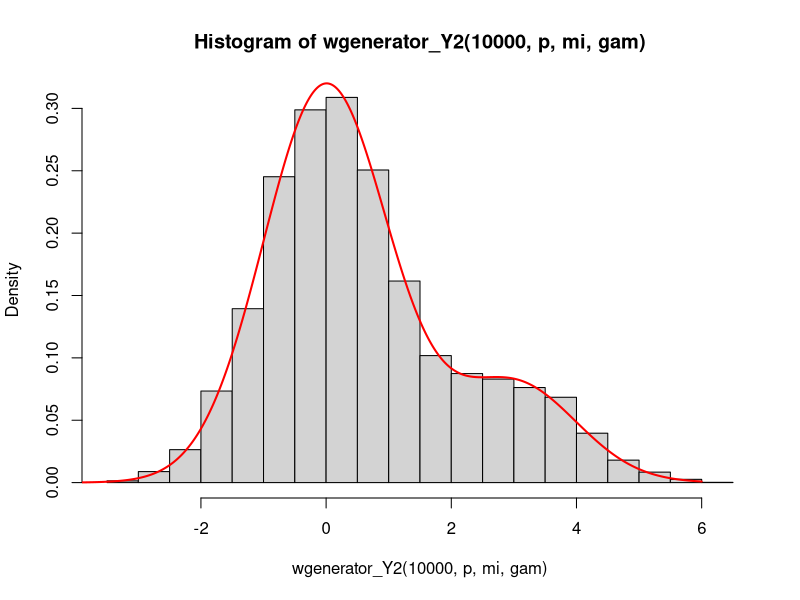
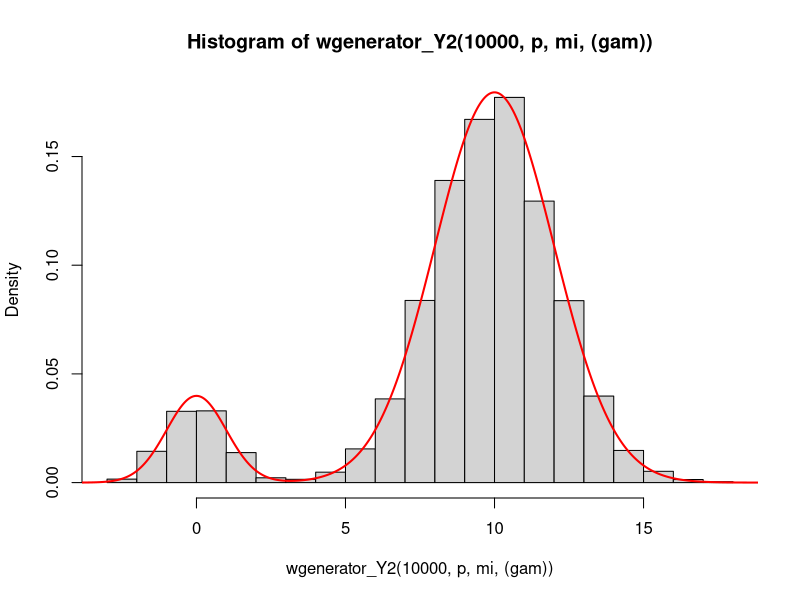
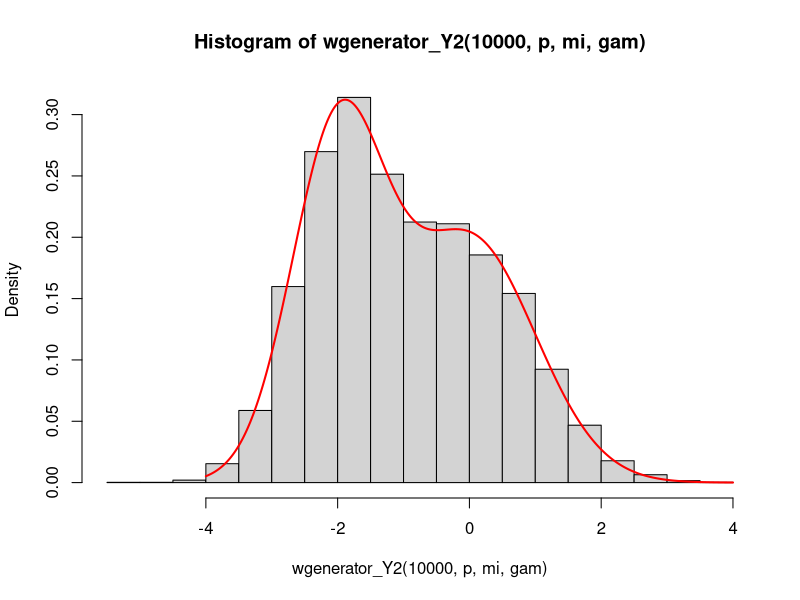
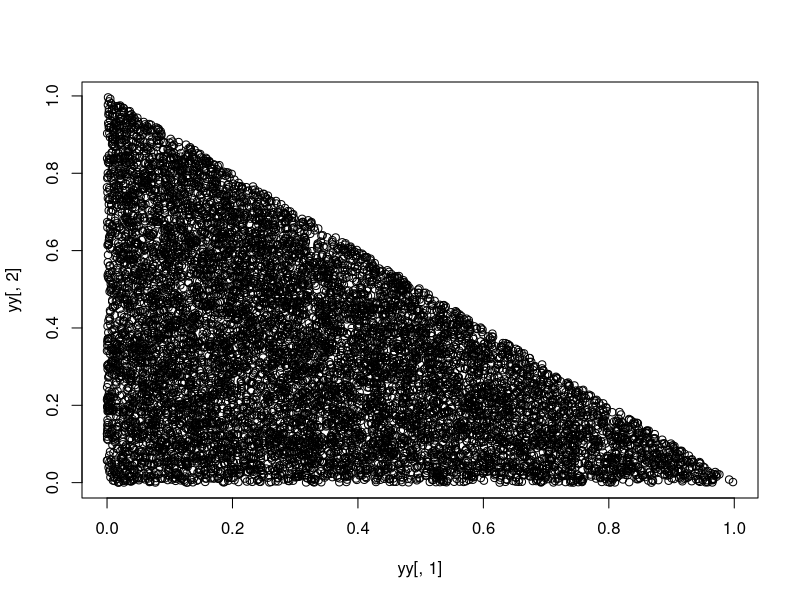
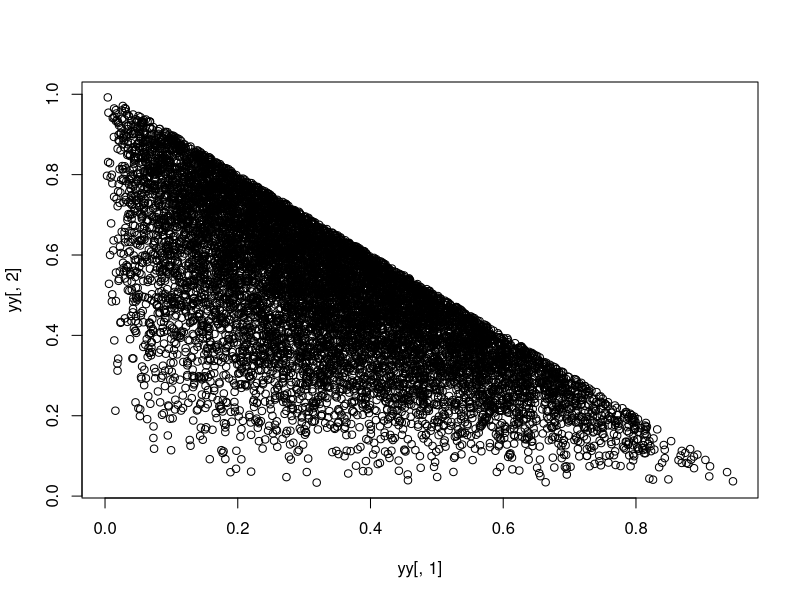
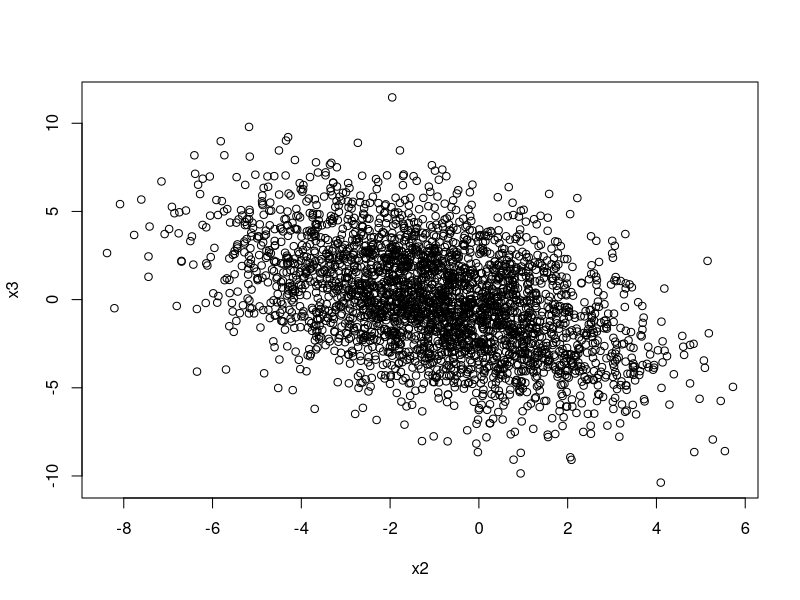
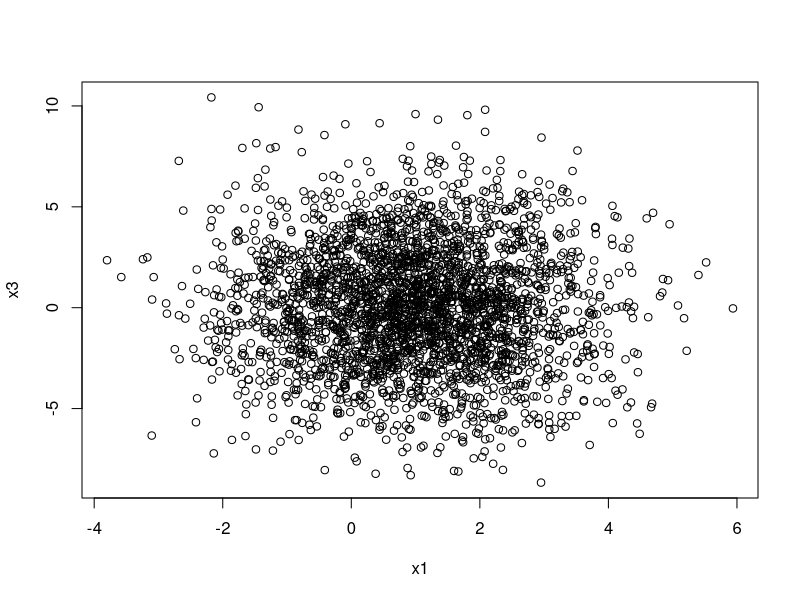
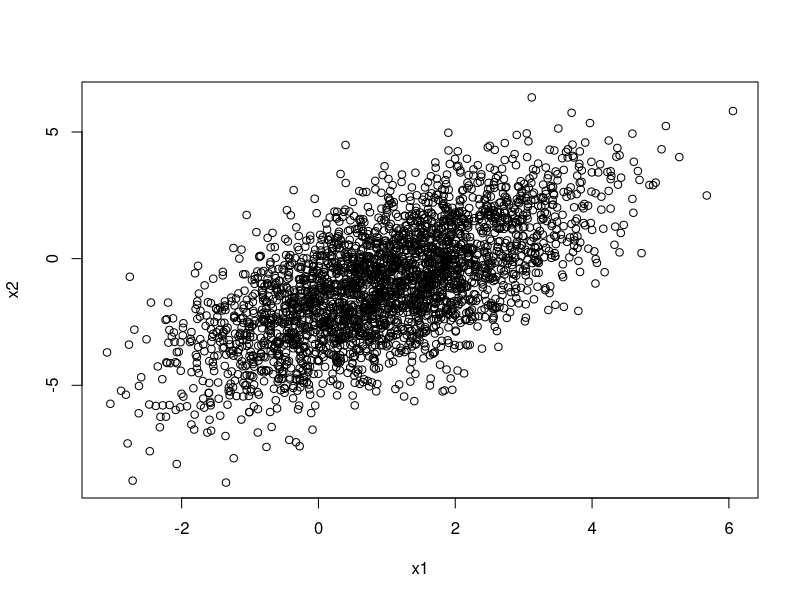

R code for these plots, in order: (Note: a time limit stopped this script after it produced the figures.)
#zad 1

#.
#mam zdjecie z uzasadnieniem zrobione 17.04.2024

#Y ~ (1-p)N (0, 1)+pN (?, ??)

wgenerator_Y<-function(n, p, mi, gam){
  
  n1 <- rnorm(n, mean=0, sd=1)
  n2 <- rnorm(n, mean=mi, sd=gam)
  
  x <- (1-p)*n1 + (p)*n2
  
  
  return(x[])
}


wgenerator_Y2<-function(n, p, mi, gam){
  u <- runif(n )
  
  x <- c()
  
  for( i in u){
    
    if(i<p){
      x<- c(x,rnorm(1, mean=mi,sd=(gam)**(1/2)))
    } else {
      x<- c(x,rnorm(1, mean=0,sd=1))
    } 
  }
  
  return(x[])
}


p <- 0.2
mi <- 3
gam <- 1


hist(wgenerator_Y2(10000, p, mi  ,gam), freq=FALSE )
x <- seq(-4, 6, by=0.01)
wyk <- ((1-p)*dnorm(x, mean=0,sd=1 ) + p*dnorm(x, mean=mi, sd=gam**(1/2)))*1
lines(x, wyk, type = "l", col='red', lwd= 2)


p <- 0.9
mi <- 10
gam <- 4


hist(wgenerator_Y2(10000, p, mi  ,(gam)), freq=FALSE )
x <- seq(-5, 27, by=0.01)
wyk <- ((1-p)*dnorm(x, mean=0,sd=1 ) + p*dnorm(x, mean=mi, sd=gam**(1/2)))*1
lines(x, wyk, type = "l", col='red', lwd= 2)


p <- 0.5
mi <- -2
gam <- 0.5


hist(wgenerator_Y2(10000, p, mi  ,gam), freq=FALSE )
x <- seq(-4, 4, by=0.01)
wyk <- ((1-p)*dnorm(x, mean=0,sd=1 ) + p*dnorm(x, mean=mi, sd=gam**(1/2)))*1
lines(x, wyk, type = "l", col='red', lwd= 2)


#..
# zwraca macierz gdzie x[i,1] odpowiada współrzednej x a x[i,2] odpowiada współrzednej y punktu i
gener1 <- function(n){
  
  
  
  licznik<- 0
  x <- c()
  y <- c()
  
  while (licznik<n){
    
    a <-runif(1)
    b <-runif(1)
    
    if ((a+b)<1){
      #print(a)
      #print(b)
      #print(a+b)
      #print(3)
      
      licznik <- licznik + 1
      
      x <- c(x,a)
      y <- c(y,b)
      
    }
    
  }
  
  u_matrix <- matrix(c(x,y), ncol=2)
  
  return(u_matrix)
}
yy <- gener1(10000)

#yy
plot(yy[,1], yy[,2])


# zwraca macierz gdzie x[i,1] odpowiada współrzednej x a x[i,2] odpowiada współrzednej y punktu i
gener2 <- function(n){
  
  
  
  licznik<- 0
  x <- c()
  y <- c()
  
  while (licznik<n){
    
    u1 <-runif(1)
    u2 <-runif(1)
    
    x2 <- u1**(1/2)
    y2 <- u2**(1/3)
    
    if ((x2+y2)<1){
      #print(a)
      #print(b)
      #print(a+b)
      #print(3)
      
      licznik <- licznik + 1
      
      x <- c(x,x2)
      y <- c(y,y2)
      
    }
    
  }

  
  u_matrix <- matrix(c(x,y), ncol=2)
  
  return(u_matrix)

}

yy <- gener2(10000)

#yy
plot(yy[,1], yy[,2])

A <- matrix(c(2,2,0,2,5,-3,0,-3,9), ncol=3)

A

B <- t(chol(A))

Bt <- t(B)



C <- B%*%Bt

C










gener_wielow_norm <- function(mean, cov_matrix, num_samples) {
  
  B <- t(chol(cov_matrix))
  
  
  z <- matrix(rnorm(length(mean) * num_samples), nrow = length(mean))
  
  
  samples <- matrix(mean, ncol=num_samples, nrow=length(mean)) + B %*% z
  
  return(samples)
}


A <- matrix(c(2,2,0,2,5,-3,0,-3,9), ncol=3)

eigen(A)


eigenvalues <- eigen(A)$values

# Sprawdzenie czy wszystkie wartości własne są dodatnie
all_positive_eigenvalues <- all(eigenvalues > 0)
all_positive_eigenvalues

x <- gener_wielow_norm(mean = c(1,-1,0), cov_matrix = matrix(c(2,2,0,2,5,-3,0,-3,9), ncol=3), num_samples = 29 )
x

s<-gener_wielow_norm(mean = c(-1,0), cov_matrix = matrix(c(5,-3,-3,9), ncol=2), num_samples = 2900 )
x2<-s[1,]
x3<-s[2,]
plot(x2,x3)


s<-gener_wielow_norm(mean = c(1,0), cov_matrix = matrix(c(2,0,0,9), ncol=2), num_samples = 2900 )
x1<-s[1,]
x3<-s[2,]
plot(x1,x3)



s<-gener_wielow_norm(mean = c(1,-1), cov_matrix = matrix(c(2,2,2,5), ncol=2), num_samples = 2900 )
x1<-s[1,]
x2<-s[2,]
plot(x1,x2)



x1<-gener_wielow_norm(mean = c(1), cov_matrix = matrix(c(2), ncol=1), num_samples = 2900 )
hist(x1)

x2<-gener_wielow_norm(mean = c(-1), cov_matrix = matrix(c(5), ncol=1), num_samples = 2900 )
hist(x2)

x3<-gener_wielow_norm(mean = c(0), cov_matrix = matrix(c(9), ncol=1), num_samples = 2900 )
hist(x3)

#zad 2

#.


I <-0
n <- 1000

fun <- function(n){
  I <-0
  
  
  for (i in 1:n){
    u <- runif(1)
    
    I <- I + exp(-u**2)
    
    
  }
  
  I <- I/n
  
  return(I)
  
  }

# I: jest to przyblizenie wartości całki


# wartość obliczona przez internetowy kalkulator :
#0.7468241328124270253994674361318530053544996868126063290276544989...


# n= 10
n <-10
c <- c()

for (i in 1:10000){
  
  c <-c(c, fun(n))
}



var(c)
mean(c)


# n= 100
n <-100
c <- c()

for (i in 1:10000){
  
  c <-c(c, fun(n))
}



var(c)
mean(c)


# n= 1000
n <-1000
c <- c()

for (i in 1:10000){
  
  c <-c(c, fun(n))
}



var(c)
mean(c)



# n= 10000
n <-10000
c <- c()

for (i in 1:10000){
  
  c <-c(c, fun(n))
}



var(c)

mean(c)



n <-1000
c <- c()

for (i in 1:1000){
  
  c <-c(c, fun(n))
}


confint(c)
#..



fun <- function(n){
  I <-0
  
  
  for (i in 1:n){
    x <- rexp(1, rate=1)
    
    I <- I + (x**5)*cos(x)
    
    
  }
  
  I <- I/n
  
  return(I)
  
}

fun(100000000)

#...

mandelbrot <- function(a,b){
  
  c <-0
  d <- 0
  czy_nalezy <- 0
  i <- 0
  wynik <- 0
  
  #print(c)
  #print(a)
  
 
    
    #print(c)
    
    
  while( i <= 1000 &  wynik < 2  ){
    
    x <- c^2 - d^2 +a
    y <- 2*d*c + b
    
    c<-x
    d <-y
    #print(c)
    #print(d)
    #print(i)
    
    
    i <- i +1
    
    wynik <- (c^2 + d^2)^(1/2)
    #print("wynik")
    #print(wynik)
    
    
    
  }
    
    
  
  
  wynik <- (c^2 + d^2)^(1/2)
  #print(wynik) 
  
  czy_nalezy <- 0
  
  #print(c)
  if( wynik < 2){
    czy_nalezy <- 1
  }
    
  
  return( czy_nalezy)
  
 }

  
  
  
  
  
  
  
  
  
  

fun <- function(n){
  I <-0
  
  
  for (i in 1:n){
    x <- runif(1,min=-2, max=1)
    y <- runif(1,min=-1, max=1)
    
    #print(x)
    #print(y)
    
    I <- I + 6*mandelbrot(x,y)
    
    
  }
  
  I <- I/n
  
  #print("bbbbbbbbbb")
  return(I)
  
}

#print("aaaaaaaaaa")

fun(1000)

mandelbrot(0,0)
#zad 3

#..

sum <- 0
p<-0.9



n <- 1000000


for (i in 1:n){
  
  x <- rbinom(1,size=1, prob=p)
  
  sum <- sum + x 
  
}

sum<- sum/n

sum

#...

#P(U1 + . . . + Un > 0.5n + 0.1√n)

sprawdzanie <- function(n){
  
  h <- 10000
  
  
  x <- 0

  for (i in 1:h){
    
    u <- runif(n)
    
    if ( sum(u) > 0.5*n +0.1*n**(1/2)){
      
     x<- x+1
    }
    
  }
  
  return(x/h)
  
}

#wartość z tablic : 3,669

sprawdzanie(10)

sprawdzanie(100)

sprawdzanie(1000)

sprawdzanie(10000)


sprawdzanie(100000)

sprawdzanie(1000000)

sprawdzanie(10000000)
